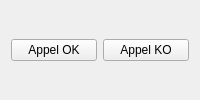
<ui version="4.0" >
 <class>layoutWidget</class>
 <widget class="QWidget" name="layoutWidget" >
  <property name="geometry" >
   <rect>
    <x>0</x>
    <y>0</y>
   </rect>
  </property>
  <layout class="QVBoxLayout" >
   <item>
    <layout class="QHBoxLayout" >
     <item>
      <widget class="QPushButton" name="callok" >
       <property name="text" >
        <string>Appel OK</string>
       </property>
      </widget>
     </item>
     <item>
      <widget class="QPushButton" name="callko" >
       <property name="text" >
        <string>Appel KO</string>
       </property>
      </widget>
     </item>
    </layout>
   </item>
  </layout>
 </widget>
 <resources/>
 <connections/>
</ui>
